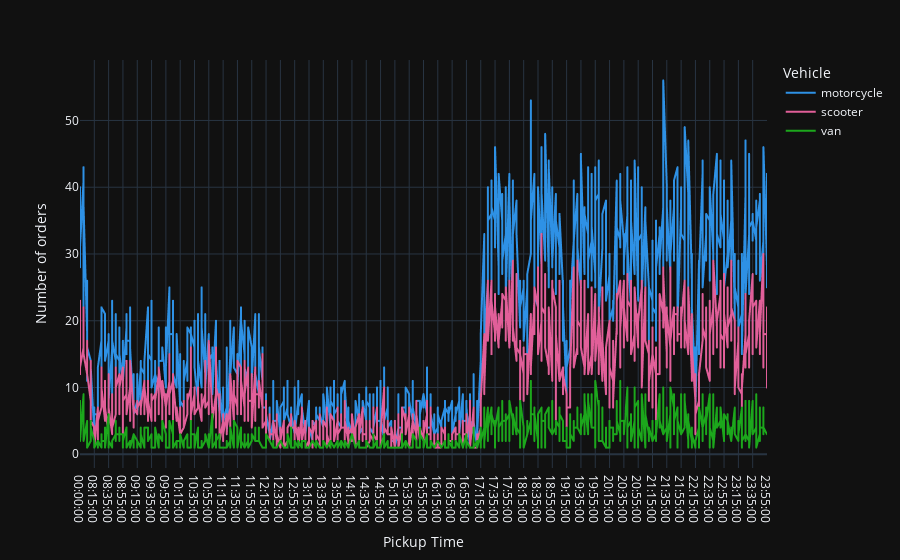

The code cell stored with this chart in its notebook:
### Code cell
px.line(df.groupby(['Pickup Time', 'Traffic', 'Weather', 'Vehicle']).agg('count')['Agent Age'].rename('count').reset_index(['Traffic', 'Weather', 'Vehicle']), y='count', color='Vehicle', template='plotly_dark', color_discrete_sequence=px.colors.qualitative.Dark24).update_layout(yaxis_title='Number of orders')

### Figure 1 — Plotly figure (JSON) as saved in the notebook; plotly's stock layout.template omitted (floating-point values rounded to 4 significant figures; data arrays with more than 128 entries replaced by an {"elided": "..."} marker saying what was removed)
{"data": [{"hovertemplate": "Vehicle=motorcycle<br>Pickup Time=%{x}<br>count=%{y}<extra></extra>", "legendgroup": "motorcycle", "line": {"color": "#2E91E5", "dash": "solid"}, "marker": {"symbol": "circle"}, "mode": "lines", "name": "motorcycle", "showlegend": true, "type": "scattergl", "x": {"elided": "1178 str values"}, "xaxis": "x", "y": {"elided": "1178 int values"}, "yaxis": "y"}, {"hovertemplate": "Vehicle=scooter<br>Pickup Time=%{x}<br>count=%{y}<extra></extra>", "legendgroup": "scooter", "line": {"color": "#E15F99", "dash": "solid"}, "marker": {"symbol": "circle"}, "mode": "lines", "name": "scooter", "showlegend": true, "type": "scattergl", "x": {"elided": "1159 str values"}, "xaxis": "x", "y": {"elided": "1159 int values"}, "yaxis": "y"}, {"hovertemplate": "Vehicle=van<br>Pickup Time=%{x}<br>count=%{y}<extra></extra>", "legendgroup": "van", "line": {"color": "#1CA71C", "dash": "solid"}, "marker": {"symbol": "circle"}, "mode": "lines", "name": "van", "showlegend": true, "type": "scattergl", "x": {"elided": "937 str values"}, "xaxis": "x", "y": {"elided": "937 int values"}, "yaxis": "y"}], "layout": {"autosize": true, "legend": {"title": {"text": "Vehicle"}, "tracegroupgap": 0}, "margin": {"t": 60}, "xaxis": {"anchor": "y", "autorange": true, "domain": [0, 1], "range": [0, 192], "title": {"text": "Pickup Time"}, "type": "category"}, "yaxis": {"anchor": "x", "autorange": true, "domain": [0, 1], "range": [-2.056, 59.06], "title": {"text": "Number of orders"}, "type": "linear"}}}
